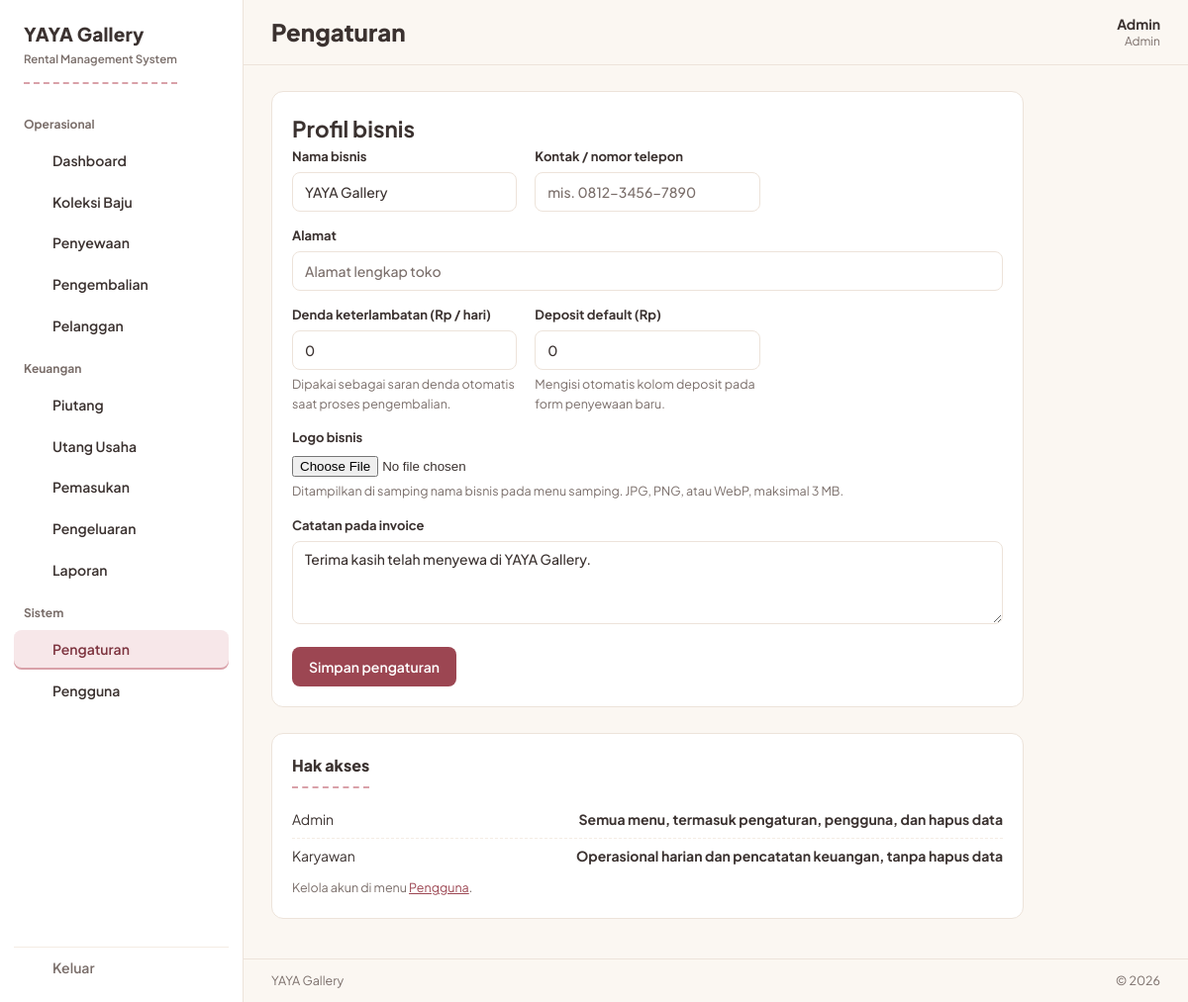
The page /pages/pengaturan.php (signed in) on the database its author committed.
### tables this page shows
CREATE TABLE settings (
  id TINYINT UNSIGNED PRIMARY KEY DEFAULT 1 CHECK (id = 1),
  business_name VARCHAR(100) NOT NULL DEFAULT 'YAYA Gallery',
  logo VARCHAR(255) DEFAULT NULL,
  address VARCHAR(255) DEFAULT NULL,
  phone VARCHAR(30) DEFAULT NULL,
  late_fee_per_day DECIMAL(12,2) NOT NULL DEFAULT 0,
  default_deposit DECIMAL(12,2) NOT NULL DEFAULT 0,
  invoice_notes TEXT
);

CREATE TABLE users (
  id INT UNSIGNED AUTO_INCREMENT PRIMARY KEY,
  name VARCHAR(100) NOT NULL,
  username VARCHAR(50) NOT NULL UNIQUE,
  password_hash VARCHAR(255) NOT NULL,
  role ENUM('admin','karyawan') NOT NULL DEFAULT 'karyawan',
  is_active TINYINT(1) NOT NULL DEFAULT 1,
  created_at TIMESTAMP NOT NULL DEFAULT CURRENT_TIMESTAMP
);

### app/config.php (called while the page is built, shortened)
<?php
$DB_HOST = '127.0.0.1';
$DB_NAME = 'yaya_gallery';
$DB_USER = 'root';
$DB_PASS = '';
try {
    $pdo = new PDO(
        'mysql:host=' . $DB_HOST . ';dbname=' . $DB_NAME . ';charset=utf8mb4',
        $DB_USER,
        $DB_PASS,
        [
            PDO::ATTR_ERRMODE            => PDO::ERRMODE_EXCEPTION,
            PDO::ATTR_DEFAULT_FETCH_MODE => PDO::FETCH_ASSOC,
        ]
    );
} catch (PDOException $e) {
    http_response_code(500);
    echo '<!doctype html><html lang="id"><head><meta charset="utf-8"><meta name="viewport" content="width=device-width, initial-scale=1"><title>YAYA Gallery</title></head>'
        . '<body style="font-family:system-ui,sans-serif;background:#FBF7F2;color:#3B3230;max-width:560px;margin:96px auto;line-height:1.6">'
        . '<h1 style="font-size:22px">Database belum siap</h1>'
        . '<p>Aplikasi tidak bisa terhubung ke MySQL. Periksa kredensial di <code>app/config.local.php</code>, lalu import skema dari <code>database/database.sql</code> lewat phpMyAdmin.</p></body></html>';
    exit;
}
function u(string $path): string
{
    return APP_BASE . '/' . ltrim($path, '/');
}
function db(): PDO
{
    global $pdo;
    return $pdo;
}
function q(string $sql, array $params = []): PDOStatement
{
    $st = db()->prepare($sql);
    $st->execute($params);
    return $st;
}
function qone(string $sql, array $params = []): ?array
{
    $row = q($sql, $params)->fetch();
    return $row === false ? null : $row;
}
function settings(): array
{
    static $s = null;
    if ($s === null) {
        $s = qone('SELECT * FROM settings WHERE id = 1') ?: [];
    }
    return $s;
}
function e(mixed $v): string
{
    return htmlspecialchars((string)$v, ENT_QUOTES, 'UTF-8');
}
function angka($n): string
{
    return number_format((float)$n, 0, ',', '.');
}

### app/auth.php (called while the page is built, shortened)
<?php
require_once __DIR__ . '/config.php';
function current_user(): ?array
{
    static $u = false;
    if ($u === false) {
        $u = null;
        if (!empty($_SESSION['user_id'])) {
            $u = qone('SELECT id, name, username, role FROM users WHERE id = ? AND is_active = 1', [$_SESSION['user_id']]);
        }
    }
    return $u;
}
function require_login(): void
{
    if (!current_user()) {
        redirect(u('login.php'));
    }
}
function is_admin(): bool
{
    $u = current_user();
    return $u !== null && $u['role'] === 'admin';
}
function require_admin(): void
{
    require_login();
}

### pages/pengaturan.php (the view, shortened to what this page needs)
<?php
require_once __DIR__ . '/../app/layout.php';
require_admin();
$s = settings();
page_start('Pengaturan', 'pengaturan.php');
?>
<div class="card" style="max-width:760px">
    <h2 class="section" style="margin-top:0;padding-left:0">Profil bisnis</h2>
    <form method="post" enctype="multipart/form-data">
        <div class="form-grid">
            <div>
                <label for="business_name">Nama bisnis</label>
                <input type="text" id="business_name" name="business_name" value="<?= e($s['business_name']) ?>" required>
            </div>
            <div>
                <label for="phone">Kontak / nomor telepon</label>
                <input type="text" id="phone" name="phone" value="<?= e($s['phone']) ?>" placeholder="mis. 0812-3456-7890">
            </div>
            <div class="span-all">
                <label for="address">Alamat</label>
                <input type="text" id="address" name="address" value="<?= e($s['address']) ?>" placeholder="Alamat lengkap toko">
            </div>
            <div>
                <label for="late_fee_per_day">Denda keterlambatan (Rp / hari)</label>
                <input type="text" id="late_fee_per_day" name="late_fee_per_day" inputmode="numeric" value="<?= angka($s['late_fee_per_day']) ?>">
                <p class="hint">Dipakai sebagai saran denda otomatis saat proses pengembalian.</p>
            </div>
            <div>
                <label for="default_deposit">Deposit default (Rp)</label>
                <input type="text" id="default_deposit" name="default_deposit" inputmode="numeric" value="<?= angka($s['default_deposit']) ?>">
                <p class="hint">Mengisi otomatis kolom deposit pada form penyewaan baru.</p>
            </div>
            <div class="span-all">
                <label for="logoInput">Logo bisnis</label>
                <input type="file" id="logoInput" name="logo" accept="image/jpeg,image/png,image/webp">
                <p class="hint">Ditampilkan di samping nama bisnis pada menu samping. JPG, PNG, atau WebP, maksimal 3 MB.</p>
            </div>
            <div class="span-all">
                <label for="invoice_notes">Catatan pada invoice</label>
                <textarea id="invoice_notes" name="invoice_notes" placeholder="mis. Terima kasih telah menyewa di YAYA Gallery."><?= e($s['invoice_notes']) ?></textarea>
            </div>
        </div>
        <div class="form-actions">
            <button type="submit" class="btn btn-primary">Simpan pengaturan</button>
        </div>
    </form>
</div>
<div class="card section" style="max-width:760px">
    <h2 class="section" style="margin-top:0;padding-left:0">Hak akses</h2>
    <ul class="stat-list">
        <li><span>Admin</span><strong>Semua menu, termasuk pengaturan, pengguna, dan hapus data</strong></li>
        <li><span>Karyawan</span><strong>Operasional harian dan pencatatan keuangan, tanpa hapus data</strong></li>
    </ul>
    <p class="hint">Kelola akun di menu <a href="users.php">Pengguna</a>.</p>
</div>
<?php
page_end();

### app/layout.php (shortened to what this page needs)
<?php
require_once __DIR__ . '/auth.php';
function icon(string $name): string
{
    $paths = [
        'dashboard'   => '<rect x="3.5" y="3.5" width="7" height="7" rx="1.5"/><rect x="13.5" y="3.5" width="7" height="7" rx="1.5"/><rect x="3.5" y="13.5" width="7" height="7" rx="1.5"/><rect x="13.5" y="13.5" width="7" height="7" rx="1.5"/>',
        'koleksi'     => '<path d="M13 6.7a2 2 0 1 0-2-2"/><path d="M13 6.7v.9L4.6 14a1.25 1.25 0 0 0 .75 2.25h13.3A1.25 1.25 0 0 0 19.4 14Z"/>',
        'sewa'        => '<rect x="3.5" y="5" width="17" height="15.5" rx="2"/><path d="M8 3v4M16 3v4M3.5 10.5h17"/><path d="m9.8 15.4 1.7 1.7 3.4-3.4"/>',
        'pengembalian'=> '<path d="M9.5 14.5 4.5 9.5l5-5"/><path d="M4.5 9.5h9.5a5.75 5.75 0 0 1 0 11.5H11"/>',
        'pelanggan'   => '<circle cx="12" cy="8" r="3.4"/><path d="M5.5 20a6.5 6.5 0 0 1 13 0"/>',
        'piutang'     => '<path d="M6.5 3.5h7.5l4.5 4.5v12a.5.5 0 0 1-.5.5H6.5a.5.5 0 0 1-.5-.5V4a.5.5 0 0 1 .5-.5Z"/><path d="M14 3.5V8h4.5"/><path d="M9.75 14.75h4.5M12 12.5v4.5"/>',
        'utang'       => '<path d="M6.5 3.5h7.5l4.5 4.5v12a.5.5 0 0 1-.5.5H6.5a.5.5 0 0 1-.5-.5V4a.5.5 0 0 1 .5-.5Z"/><path d="M14 3.5V8h4.5"/><path d="M9.75 14.75h4.5"/>',
        'pemasukan'   => '<path d="M12 3.5v8.5M8.5 8.5 12 12l3.5-3.5"/><path d="M4 13.5v5A1.5 1.5 0 0 0 5.5 20h13a1.5 1.5 0 0 0 1.5-1.5v-5"/>',
        'pengeluaran' => '<path d="M12 12.5V4M8.5 7.5 12 4l3.5 3.5"/><path d="M4 13.5v5A1.5 1.5 0 0 0 5.5 20h13a1.5 1.5 0 0 0 1.5-1.5v-5"/>',
        'laporan'     => '<path d="M5 20v-8M12 20V6M19 20V9.5"/>',
        'pengaturan'  => '<path d="M4 7h8.5M17.5 7H20M4 17h2.5M11.5 17H20"/><circle cx="15" cy="7" r="2.2"/><circle cx="9" cy="17" r="2.2"/>',
        'pengguna'    => '<circle cx="9" cy="8.5" r="3"/><path d="M3.5 19.5a5.5 5.5 0 0 1 11 0"/><circle cx="16.8" cy="9.5" r="2.4"/><path d="M14.8 19.5h5.7a4.6 4.6 0 0 0-4-4.6"/>',
        'logout'      => '<path d="M9.5 4H5.5A1.5 1.5 0 0 0 4 5.5v13A1.5 1.5 0 0 0 5.5 20h4M15 8l4 4-4 4M19 12H8.5"/>',
        'cuci'        => '<rect x="3.5" y="3.5" width="17" height="17" rx="2"/><circle cx="12" cy="12" r="5"/><path d="M12 9.5v2.5l1.8 1.8"/>',
        'wa'          => '<path d="M12 3.5a8.5 8.5 0 0 0-7.3 12.8L3.5 20.5l4.3-1.1A8.5 8.5 0 1 0 12 3.5Z"/><path d="M9.2 8.7c.6 2.9 2.4 4.6 5.3 5.3l.9-1.6-1.9-.9-.8.7a5.3 5.3 0 0 1-1.7-1.7l.7-.8-.9-1.9Z"/>',
        'print'       => '<path d="M7 8V3.5h10V8"/><rect x="4" y="8" width="16" height="8" rx="1.5"/><path d="M7 13.5h10v7H7z"/>',
    ];
    $label = [
        'dashboard' => 'Dashboard', 'koleksi' => 'Koleksi', 'sewa' => 'Penyewaan', 'pengembalian' => 'Pengembalian',
        'pelanggan' => 'Pelanggan', 'piutang' => 'Piutang', 'utang' => 'Utang', 'pemasukan' => 'Pemasukan',
        'pengeluaran' => 'Pengeluaran', 'laporan' => 'Laporan', 'pengaturan' => 'Pengaturan', 'pengguna' => 'Pengguna',
        'logout' => 'Keluar', 'cuci' => 'Laundry', 'wa' => 'WhatsApp', 'print' => 'Cetak',
    ];
    return '<svg viewBox="0 0 24 24" class="ic" fill="none" stroke="currentColor" stroke-width="1.7" stroke-linecap="round" stroke-linejoin="round" aria-hidden="true">' . ($paths[$name] ?? '') . '</svg>';
}
function nav_link(string $href, string $file, string $iconName, string $label, string $active): string
{
    $isActive = $active === $file;
    return '<a href="' . e(u($href)) . '"' . ($isActive ? ' aria-current="page"' : '') . '>'
        . icon($iconName) . '<span>' . e($label) . '</span>'
        . '</a>';
}
function page_start(string $title, string $active): void
{
    $s = settings();
    $user = current_user();
    $brand = $s['business_name'] ?: 'YAYA Gallery';
    $groups = [
        'Operasional' => [
            ['pages/dashboard.php', 'dashboard.php', 'dashboard', 'Dashboard'],
            ['pages/koleksi.php', 'koleksi.php', 'koleksi', 'Koleksi Baju'],
            ['pages/sewa.php', 'sewa.php', 'sewa', 'Penyewaan'],
            ['pages/pengembalian.php', 'pengembalian.php', 'pengembalian', 'Pengembalian'],
            ['pages/pelanggan.php', 'pelanggan.php', 'pelanggan', 'Pelanggan'],
        ],
        'Keuangan' => [
            ['pages/piutang.php', 'piutang.php', 'piutang', 'Piutang'],
            ['pages/utang.php', 'utang.php', 'utang', 'Utang Usaha'],
            ['pages/pemasukan.php', 'pemasukan.php', 'pemasukan', 'Pemasukan'],
            ['pages/pengeluaran.php', 'pengeluaran.php', 'pengeluaran', 'Pengeluaran'],
            ['pages/laporan.php', 'laporan.php', 'laporan', 'Laporan'],
        ],
    ];
    if ($user && $user['role'] === 'admin') {
        $groups['Sistem'] = [
            ['pages/pengaturan.php', 'pengaturan.php', 'pengaturan', 'Pengaturan'],
            ['pages/users.php', 'users.php', 'pengguna', 'Pengguna'],
        ];
    }
    ?>
<!doctype html>
<html lang="id">
<head>
<link rel="stylesheet" href="<?= u("assets/css/style.css") ?>">
</head>
<body>
<div class="shell">
    <aside class="sidebar" id="sidebar" aria-label="Menu utama">
        <p class="brand">
            <span class="brand-name"><?= e($brand) ?></span>
        </p>
        <p class="brand-sub">Rental Management System</p>
        <nav>
            <?php foreach ($groups as $groupName => $items): ?>
                <p class="nav-group"><?= e($groupName) ?></p>
                <?php foreach ($items as [$href, $file, $ic, $label]): ?>
                    <?= nav_link($href, $file, $ic, $label, $active) ?>
                <?php endforeach; ?>
            <?php endforeach; ?>
        </nav>
        <form method="post" action="<?= u("logout.php") ?>" class="nav-logout-form">
            <button type="submit" class="nav-logout"><?= icon('logout') ?><span>Keluar</span></button>
        </form>
    </aside>
    <div class="maincol">
        <header class="topbar">
            <h1><?= e($title) ?></h1>
            <div class="userchip">
                <span class="user-name"><?= e($user['name'] ?? '') ?></span>
                <span class="user-role"><?= e($user['role'] ?? '') ?></span>
            </div>
        </header>
        <main class="main" id="main">
<?php
}
function page_end(): void
{
    $s = settings();
    ?>
        </main>
        <footer class="appfoot"><span><?= e($s['business_name'] ?: 'YAYA Gallery') ?></span><span>&copy; <?= date('Y') ?></span></footer>
    </div>
</div>
</body>
</html>
<?php
}

### rows shown on the page
settings: business_name "YAYA Gallery", late_fee_per_day "0", default_deposit "0", invoice_notes "Terima kasih telah menyewa di YAYA Gallery."
users: name "Admin", role "Admin"

### other values the page prints
$groupName "Operasional"
$label "Dashboard"
$label "Koleksi Baju"
$label "Penyewaan"
$label "Pengembalian"
$label "Pelanggan"
$groupName "Keuangan"
$label "Piutang"
$label "Utang Usaha"
$label "Pemasukan"
$label "Pengeluaran"
$label "Laporan"
$groupName "Sistem"
$label "Pengaturan"
$label "Pengguna"
